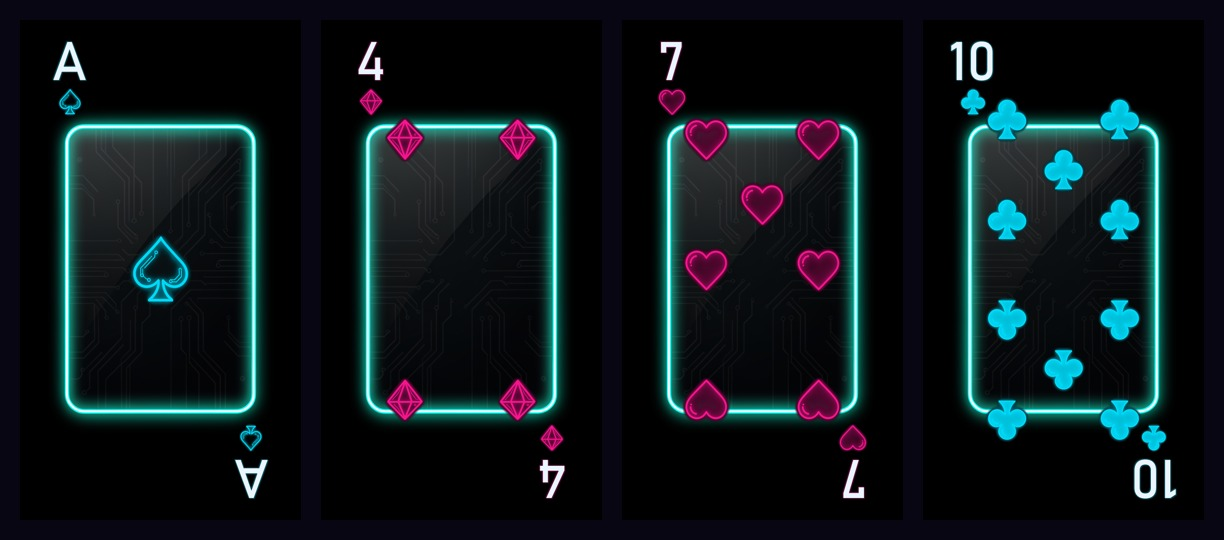
#> input picture card_samples.jpg, 1224 x 540 px
$ python -i gen_cards_v4.py   (imports and definitions only)
#> lines starting #> are read from the running program, lines starting #| are printed output that depends on the picture
#!/usr/bin/env python3
"""
Generate 52 neon cyberpunk playing cards — BOLD art visible at 160x224.
Style: bright neon suits, blocky bold font, glow bleed, thin outline.
"""

from PIL import Image, ImageDraw, ImageFilter
import os

CARD_W, CARD_H = 160, 224
OUT = r"C:\Users\Computer\NeonCyberSolitaire\Assets\Resources\Cards"
BACK = r"C:\Users\Computer\NeonCyberSolitaire\Assets\Resources\card_back.png"

PINK = (255, 30, 150, 255)
CYAN = (0, 225, 255, 255)
COLORS = {'H': PINK, 'D': PINK, 'C': CYAN, 'S': CYAN}
SYMS = {'H': '\u2665', 'D': '\u2666', 'C': '\u2663', 'S': '\u2660'}
RANKS = ['A','2','3','4','5','6','7','8','9','10','J','Q','K']

# Font
FONT = None
# [7 lines not run here, left out]


def glow(img, radius=5, intensity=0.3):
    """Create colored glow aura. Returns RGBA image."""
    alpha = img.split()[3]
    blur = alpha.filter(ImageFilter.GaussianBlur(radius))
    g = Image.new('RGBA', img.size, (0,0,0,0))
    for x in range(img.size[0]):
        for y in range(img.size[1]):
            a = blur.getpixel((x,y))
            if a > 0:
                c = img.getpixel((x,y))
                g.putpixel((x,y), (c[0],c[1],c[2], min(int(a*intensity), 200)))
    return g


# [143 lines left out: functions make_rank_font, card, pips, draw_face, card_back, not called in this run]


# [8 lines not run here, left out]

>>> import cv2
>>> picture = cv2.imread('card_samples.jpg', cv2.IMREAD_GRAYSCALE)
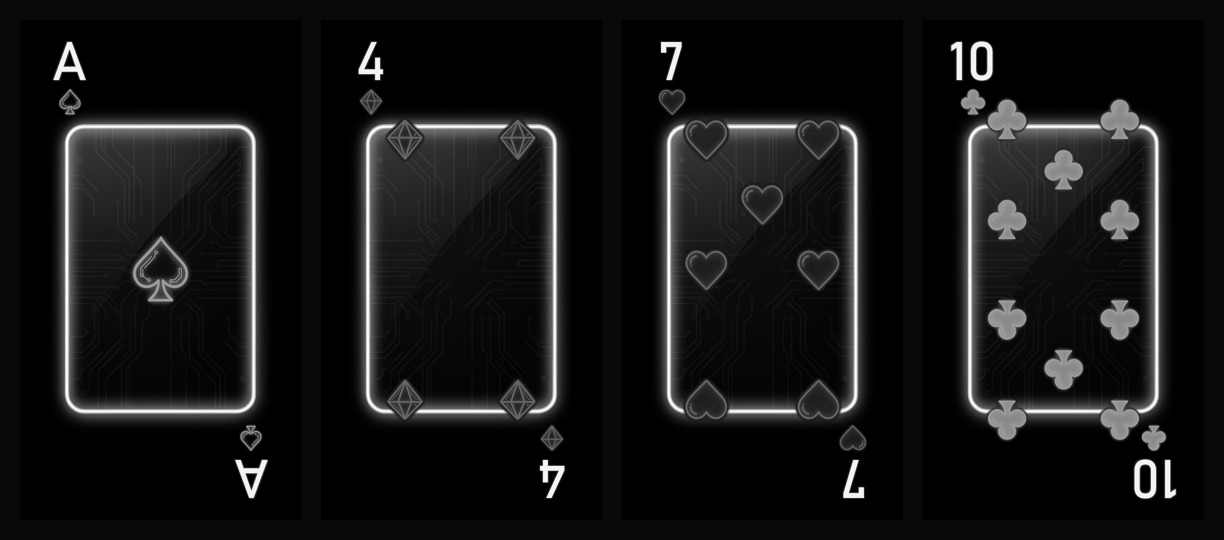
#> picture: shape (540, 1224); min 0, max 255, mean 21.4
>>> result = glow(picture)
#> (the run stopped early here; a loop or call above may not have finished)

$ run again, on deck_hearts.jpg
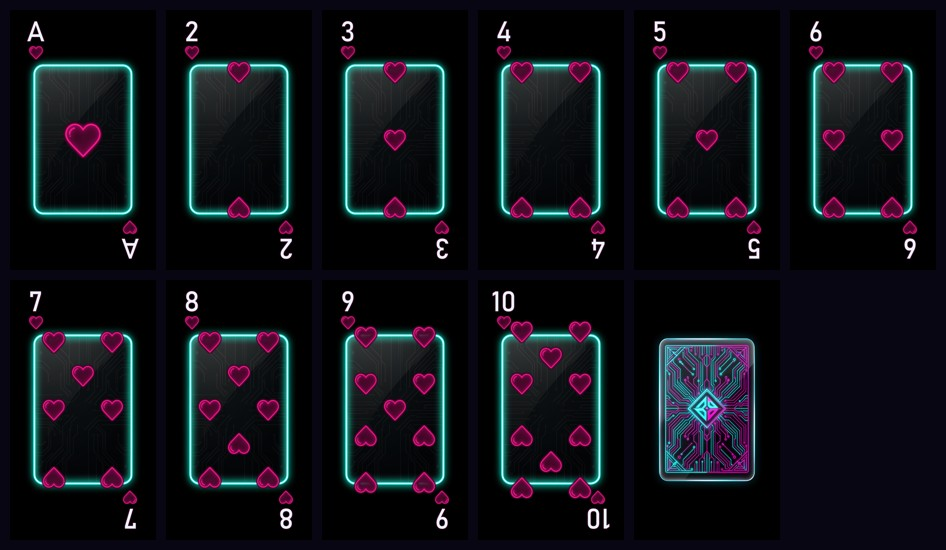
#> input picture deck_hearts.jpg, 946 x 550 px
#> `picture = cv2.imread('card_samples.jpg', cv2.IMREAD_GRAYSCALE)`:
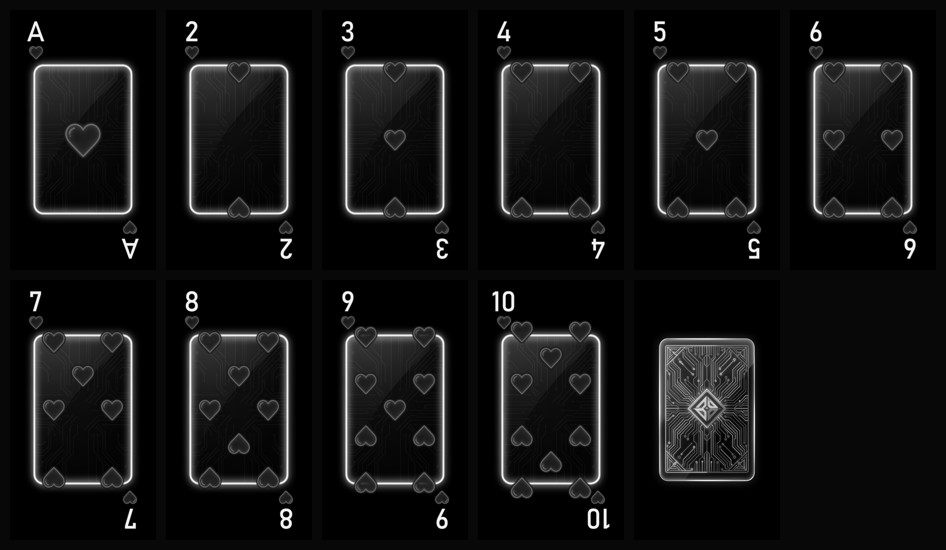
#> picture: shape (550, 946); min 0, max 255, mean 19.2

$ run again, on card_sample_new.png
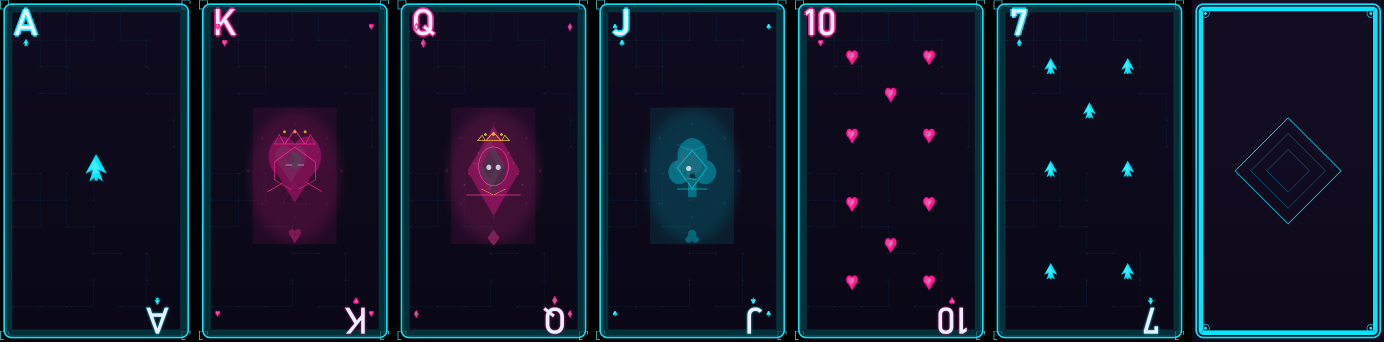
#> input picture card_sample_new.png, 4152 x 1024 px (shown at 1/3 size)
#> `picture = cv2.imread('card_samples.jpg', cv2.IMREAD_GRAYSCALE)`:
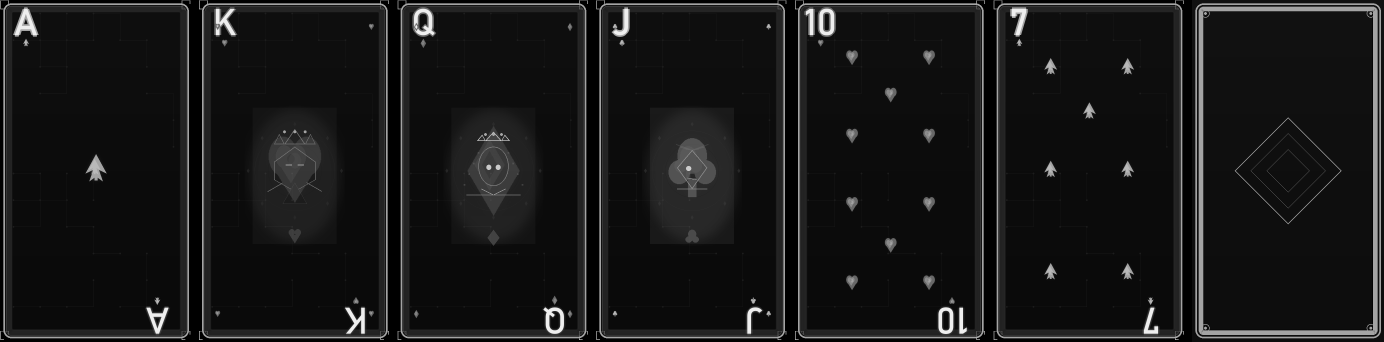
#> picture: shape (1024, 4152) (shown at 1/3 size); min 0, max 248, mean 23.3
